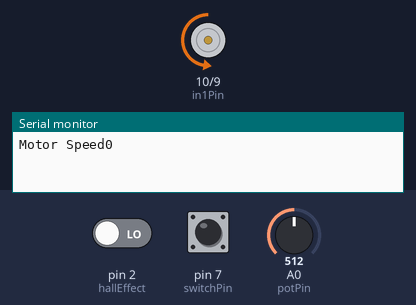
The sketch below on a simulated Arduino Uno, built with avr-gcc and run on an emulated ATmega328P. Parts: motor-driver pin pairs drawn as motors (green arrow = first pin HIGH = forward, orange = second pin HIGH = backward, longer = more drive, scaled by the enable pin), the last lines printed to the serial monitor. The test bench sets the inputs (shaded band); at power-on: A0 (potPin) = 512, pin 7 (switchPin) HIGH, pin 2 (hallEffect) LOW.

Above: at 1.2 s.
1.3 s: A0 (potPin) set to 716
At 2.9 s:
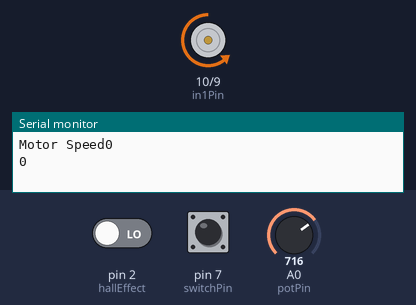
3.5 s: pin 7 (switchPin) pulled LOW for 1 s
At 4.5 s:
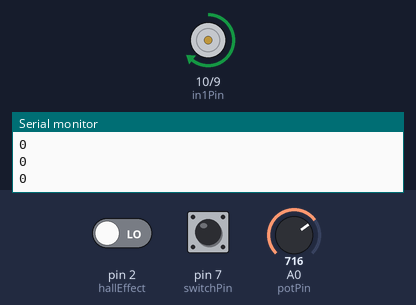
6.5 s: A0 (potPin) set to 900
At 8.1 s:
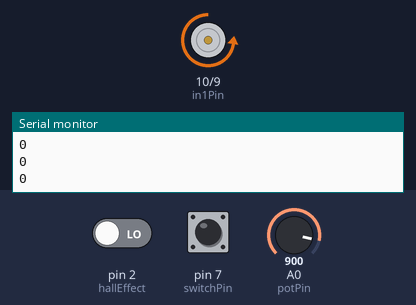
8.5 s: pin 7 (switchPin) pulled LOW for 3.2 s
At 9.7 s:
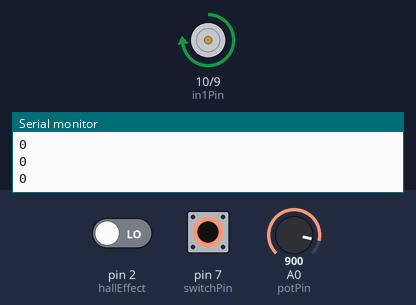
13.5 s: A0 (potPin) set to 122
At 14.9 s:
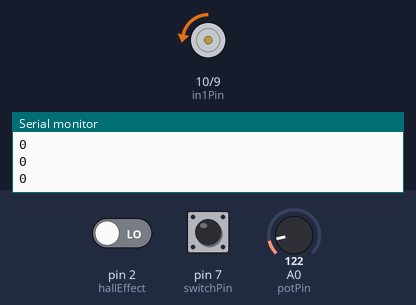
15.5 s: pin 7 (switchPin) pulled LOW for 1 s
At 16.5 s:
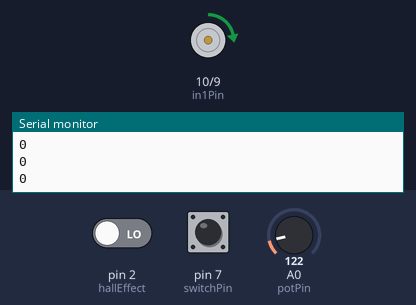
Timing chart, 0 to 18.5 s (numbered marks = the images above; inputs shaded):
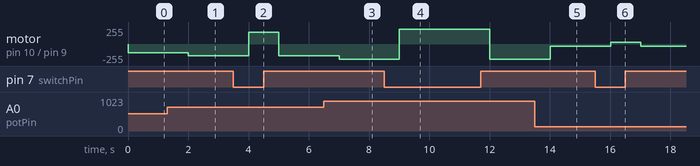

Measured:
- after the input at 1.3 s, motor on pin 10 (in1Pin) / pin 9 (in2Pin): backward 128/255 → backward 179/255 after 0.70 s
- after the input at 3.5 s, motor on pin 10 (in1Pin) / pin 9 (in2Pin): backward 179/255 → forward 179/255 after 0.51 s, → backward 179/255 1.0 s later
- after the input at 6.5 s, motor on pin 10 (in1Pin) / pin 9 (in2Pin): backward 179/255 → backward 225/255 after 0.51 s
- after the input at 8.5 s, motor on pin 10 (in1Pin) / pin 9 (in2Pin): backward 225/255 → forward 225/255 after 0.51 s, → backward 225/255 3.0 s later
- after the input at 13.5 s, motor on pin 10 (in1Pin) / pin 9 (in2Pin): backward 225/255 → backward 30/255 after 0.52 s
- after the input at 15.5 s, motor on pin 10 (in1Pin) / pin 9 (in2Pin): backward 30/255 → forward 30/255 after 0.52 s, → backward 30/255 1.0 s later

The sketch:

motorReversingHallEffect.ino
```cpp
/*
Adafruit Arduino - Lesson 15. Bi-directional Motor
*/

int enablePin = 11;
int in1Pin = 10;
int in2Pin = 9;
int switchPin = 7;
int potPin = 0;
int hallEffect = 2;

unsigned long sampleTime = 1000;

void setup()
{
  pinMode(hallEffect, INPUT);
  pinMode(in1Pin, OUTPUT);
  pinMode(in2Pin, OUTPUT);
  pinMode(enablePin, OUTPUT);
  pinMode(switchPin, INPUT);
  Serial.begin(9600);
  Serial.print("Motor Speed");
}

void loop()
{

  int speed = analogRead(potPin) / 4;
  boolean reverse = digitalRead(switchPin);
  setMotor(speed, reverse);
  int rpm=readRPM();
  Serial.println(rpm);
}

void setMotor(int speed, boolean reverse)
{
  analogWrite(enablePin, speed);
  digitalWrite(in1Pin, ! reverse);
  digitalWrite(in2Pin, reverse);
}

int readRPM()
{
  int countMagnet=0;
  unsigned long currentTime=0;
  unsigned long startTime=millis();
  boolean flagMag=LOW;

while(currentTime<=sampleTime)
{
  if(digitalRead(hallEffect)==HIGH)
  {
    flagMag=HIGH;
  }
  if(digitalRead(hallEffect)==LOW && flagMag==HIGH)
  {
    countMagnet++;
    flagMag=LOW;
  }
  currentTime=millis()-startTime;
}
int RPMcount=(60000./float(sampleTime))*countMagnet;
return RPMcount;
}
```
